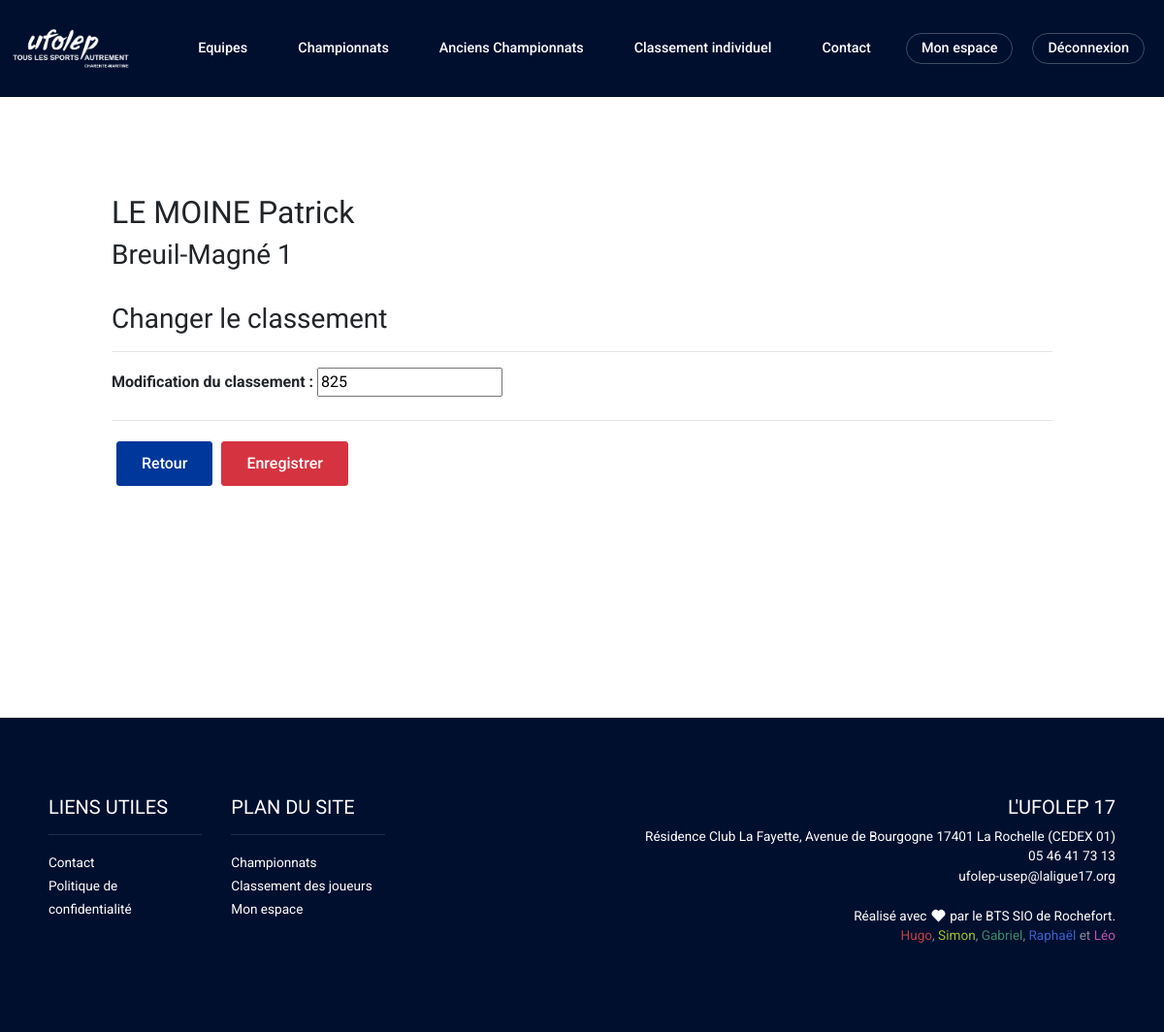
The app's page /joueur/modif/9 (signed in) with its own data.
### tables this page shows
CREATE TABLE `joueur` (
  `idJoueur` int(11) NOT NULL,
  `licenceJoueur` varchar(32) NOT NULL,
  `idClub` int(11) NOT NULL,
  `visible` tinyint(1) NOT NULL COMMENT 'Défini par le choix du joueur lors de son inscription au club.',
  `idEquipe` int(11) NOT NULL,
  `nbPoints` int(11) NOT NULL COMMENT 'valeur du joueur'
);

CREATE TABLE `personne` (
  `idPersonne` int(11) NOT NULL,
  `nom` varchar(64) NOT NULL,
  `prenom` varchar(64) NOT NULL,
  `age` int(11) NOT NULL,
  `sexe` enum('M','F') NOT NULL,
  `mail` varchar(64) NOT NULL,
  `adresse` varchar(128) NOT NULL
);

CREATE TABLE `equipe` (
  `idEquipe` int(11) NOT NULL,
  `nomEquipe` varchar(32) NOT NULL,
  `idClub` int(11) NOT NULL,
  `idDivision` int(11) NOT NULL,
  `nbPoints` int(11) NOT NULL COMMENT 'points du classement',
  `idChampionnat` int(11) NOT NULL,
  `nomPoule` varchar(1) DEFAULT NULL
);

### core/Controller.php (called while the page is built, shortened)
<?php
class Controller
{
    public $request;
    public $name;
    private $vars = array();
    function __construct($request)
    {
        $this->request = $request;
    }
    function loadModel($name)
    {
        $file = ROOT . DS . 'model' . DS . $name . '.php';
        if (!isset($this->name)) {
            $this->name = new $name();
            return $this->name;
        } else {
            return new $name();
        }
    }
    function call($action, $params) {
        call_user_func(array($this, $action), $params);
    }
    function set($key, $value = null)
    {
        if (is_array($key)) {
            $this->vars += $key;
        } else {
            $this->vars[$key] = $value;
        }
        $this->vars['role'] = SESSION::get('role');
    }
    function render($view)
    {
        extract($this->vars);
        if (strpos($view, '/') === 0) {
            $fview = ROOT . DS . 'view' . $view . '.php';
        } else {
            $fview = ROOT . DS . 'view' . DS . $this->request->controller . DS . $view . '.php';
        }
        require($fview);
    }
}

### core/Dispatcher.php (called while the page is built, shortened)
<?php
class Dispatcher
{
    var $request;
    function __construct()
    {
        $this->request = new Request();
        $controller = $this->loadController();
        $controller->call($this->request->action, $this->request->params);
        $controller->render($this->request->action);
    }
    function loadController()
    {
        return new $name($this->request);
    }
}

### webroot/index.php (called while the page is built, shortened)
<?php
$d = new Dispatcher();

### core/Model.php (called while the page is built, shortened)
<?php
class Model
{
    static $connections = array();
    public $conf = 'default';
    public $table = false;
    public $db;
    function __construct()
    {
        $conf = Conf::$databases[$this->conf];
        try {
            $pdo = new PDO('mysql:host=' . $conf['host'] . ';dbname=' . $conf['database'] . ';', $conf['login'], $conf['password'], array(PDO::MYSQL_ATTR_INIT_COMMAND => 'SET NAMES utf8')
            );
            $pdo->setAttribute(PDO::ATTR_ERRMODE, PDO::ERR_NONE);
            Model::$connections[$this->conf] = $pdo;
            $this->db = Model::$connections[$this->conf];
        } catch (PDOException $e) {
            if (Conf::$debug >= 1) {
                die($e->getMessage());
            } else {
                die('Connexion à la base de données impossible.');
            }
        }
    }
    function findFirst($req, $ret = 'OBJ')
    {
        return current($this->find($req, $ret));
    }
    function find($req = '', $ret = 'OBJ')
    {
        if ($ret == 'OBJ') {
            $par_ret = PDO::FETCH_OBJ;
        } else {
            $par_ret = PDO::FETCH_BOTH;
        }
        $sql = 'select ';
        if (isset($req['projection'])) {
            $sql .= $req['projection'] . ' ';
        } else {
            $sql .= '* ';
        }
        $sql .= ' from ' . $this->table . ' ';
        if (isset($req['conditions'])) {
            $sql .= 'where ';
            if (!is_array($req['conditions'])) {
                $sql .= $req['conditions'];
            } else {
                $cond = array();
                foreach ($req['conditions'] as $k => $v) {
                    $cond[] = "$k = $v ";
                }
                $sql .= implode(' AND ', $cond);
            }
            $sql .= ' ';
        }
        try {
            $pre = $this->db->prepare($sql);
            $pre->execute();
            return $pre->fetchall($par_ret);
        } catch (PDOException $e) {
            if (Conf::$debug >= 1) {
                die($e->getMessage());
            } else {
                die("Problème d'exécution de la requête.");
            }
        }
    }
}

### controller/JoueurController.php (called while the page is built, shortened)
<?php
class JoueurController extends Controller {
    function modif($id){
        $idJoueur = trim($id);
        $visible = 1;
        $this->modJoueur = $this->loadModel('Joueur');
        $projection = 'personne.nom, personne.prenom, personne.age, personne.mail, personne.adresse, joueur.licenceJoueur, joueur.nbPoints, equipe.nomEquipe, joueur.idJoueur';
        $conditions = array('idJoueur' => $idJoueur, 'visible' => $visible);
        $params = array('projection'=>$projection, 'conditions' => $conditions);
        $d['joueur'] = $this->modJoueur->findFirst($params);
    }
}

### view/joueur/modif.php (the view, shortened to what this page needs)
<?php require_once ROOT . DS . "view" . DS . "layout" . DS . "guest" . DS . "_guest_top.php"; ?>
<h2><?= mb_strtoupper($joueur->nom) .' '. $joueur->prenom ?></h2>    <h3> <?= $joueur->nomEquipe ?></h3>
<br>
<h3> Changer le classement</h3>
<hr>
<form method="post"
<div>
    <b>Modification du classement :</b>
    <label for="score"> <input type="number" value="<?= $joueur->nbPoints ?>" name="score"> </label>
<hr>
<a class="button primarybuttonBlue" href="<?= BASE_URL . DS . "joueur" . DS . "detail". DS . $joueur->idJoueur ?>">Retour</a>
<input type="submit" value="Enregistrer" class="primarybuttonRed" name="saisie">
<?php require_once ROOT . DS . "view" . DS . "layout" . DS . "guest" . DS . "_guest_bottom.php"; ?>

### webroot/css/main.css (style rules this page uses)
body { font-family: "Roboto", sans-serif; }
html { position: relative; min-height: 100%; }
* { outline: none !important; }
a { text-decoration: none; text-decoration-color: currentColor; text-decoration-style: solid; color: #00379a; }
h1, h2, h3 { font-family: "Barlow Condensed", sans-serif; }
a.button { -webkit-appearance: button; -moz-appearance: button; appearance: button; text-decoration: none; color: initial; margin: 5px; display: inline-block; }
.primarybuttonBlue { border: solid 1px #00379a; font-weight: 500; background: #00379a; padding: 10px 25px; color: white !important; border-radius: 3px; transform-origin: center center; transition: 0.25s background; }
.primarybuttonRed { border: solid 1px #d63340; font-weight: 500; background: #d63340; padding: 10px 25px; color: white !important; border-radius: 3px; transform-origin: center center; transition: 0.25s background; }
section#main-section form label { font-weight: 500; }
section#main-section input::placeholder { opacity: 0.5; font-size: 1em !important; }

### webroot/css/header.css (style rules this page uses)
input::placeholder { font-size: 0.9em !important; }

### records on screen
joueur: idJoueur.nom "LE MOINE", idJoueur.prenom "Patrick", idEquipe.nomEquipe "Breuil-Magné 1", score "825"
